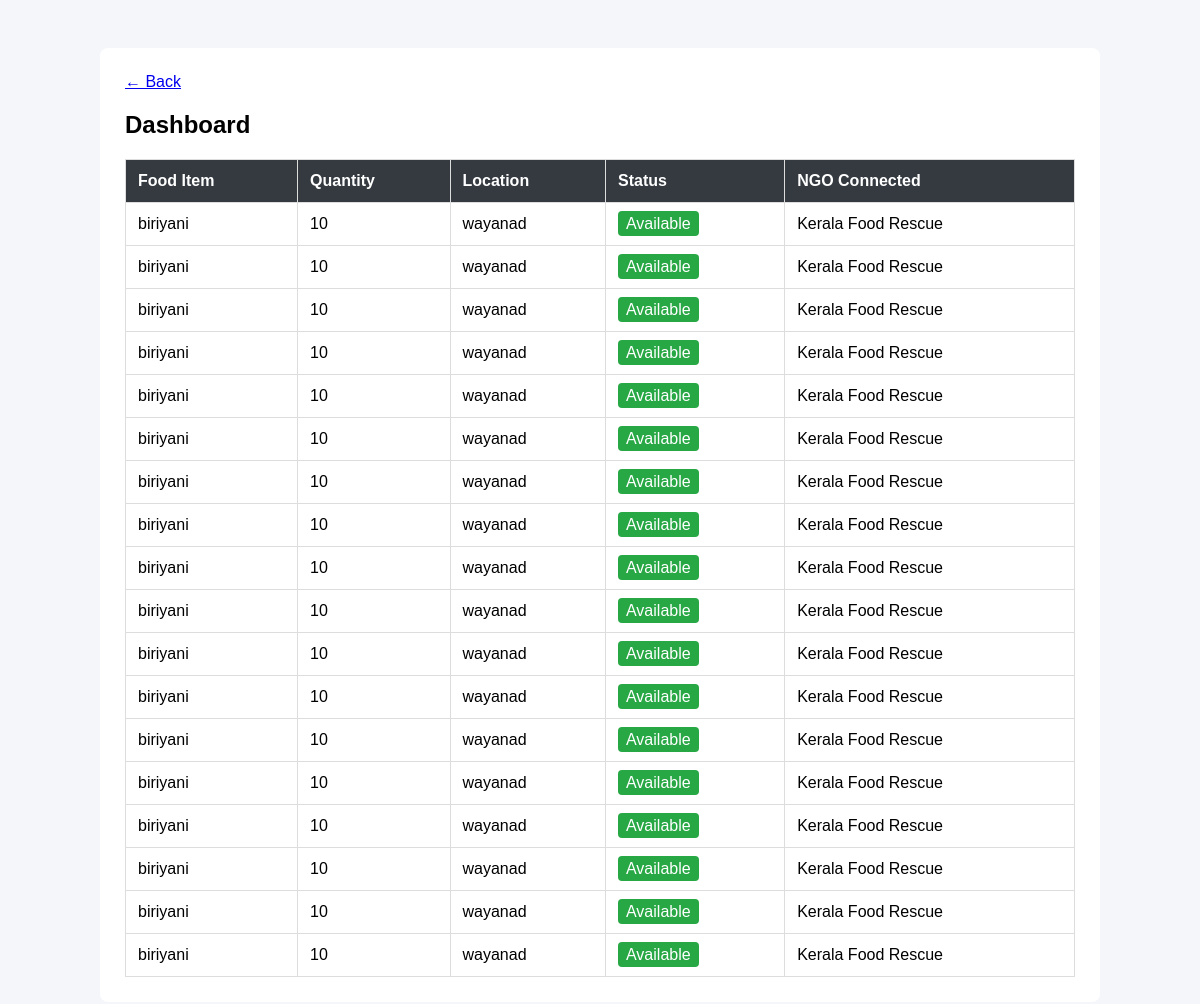
/dashboard/, run on the app's committed database.
### donations/models.py (models this page shows, shortened)
class FoodDonation(models.Model):
    food_name = models.CharField(max_length=100)
    quantity = models.CharField(max_length=50)
    location = models.CharField(max_length=100)
    ngo_name = models.CharField(max_length=100, blank=True, null=True)  # ????? ?????
    status = models.CharField(max_length=20, default="Available")
    expiry_date = models.DateField(null=True, blank=True)
    expiry_time = models.TimeField(null=True, blank=True)

### donations/views.py (the view)
# urls.py: path("dashboard/", views.dashboard_view, name="dashboard"),
def dashboard_view(request):
    donations = FoodDonation.objects.all().order_by("-id")
    return render(request, "donations/dashboard.html", {"donations": donations})

### donations/templates/donations/dashboard.html (shortened to what this page needs)
<!DOCTYPE html><html><head></head><body><div class="container"><a href="/create/">&larr; Back</a><h2>Dashboard</h2><table><thead><tr><th>Food Item</th><th>Quantity</th><th>Location</th><th>Status</th><th>NGO Connected</th></tr></thead><tbody>{% for d in donations %}<tr><td>{{ d.food_name }}</td><td>{{ d.quantity }}</td><td>{{ d.location }}</td><td><span class="badge">Available</span></td><td>Kerala Food Rescue</td></tr>{% empty %}<tr><td colspan="5" style="text-align:center">No donations found.</td></tr>{% endfor %}</tbody></table></div></body></html>

### donations/templates/donations/dashboard.html (style rules this page uses)
body { font-family:Arial;margin:30px;background:#f4f6f9 }
.container { max-width:950px;margin:auto;background:white;padding:25px;border-radius:8px }
table { width:100%;border-collapse:collapse;margin-top:15px }
th,td { padding:12px;border:1px solid #ddd;text-align:left }
th { background:#343a40;color:white }
.badge { background:#28a745;color:white;padding:4px 8px;border-radius:4px }

### data on the page
FoodDonation: food_name "biriyani", quantity "10", location "wayanad"
FoodDonation: food_name "biriyani", quantity "10", location "wayanad"
FoodDonation: food_name "biriyani", quantity "10", location "wayanad"
FoodDonation: food_name "biriyani", quantity "10", location "wayanad"
FoodDonation: food_name "biriyani", quantity "10", location "wayanad"
FoodDonation: food_name "biriyani", quantity "10", location "wayanad"
FoodDonation: food_name "biriyani", quantity "10", location "wayanad"
FoodDonation: food_name "biriyani", quantity "10", location "wayanad"
FoodDonation: food_name "biriyani", quantity "10", location "wayanad"
FoodDonation: food_name "biriyani", quantity "10", location "wayanad"
FoodDonation: food_name "biriyani", quantity "10", location "wayanad"
FoodDonation: food_name "biriyani", quantity "10", location "wayanad"
FoodDonation: food_name "biriyani", quantity "10", location "wayanad"
FoodDonation: food_name "biriyani", quantity "10", location "wayanad"
FoodDonation: food_name "biriyani", quantity "10", location "wayanad"
FoodDonation: food_name "biriyani", quantity "10", location "wayanad"
FoodDonation: food_name "biriyani", quantity "10", location "wayanad"
FoodDonation: food_name "biriyani", quantity "10", location "wayanad"
